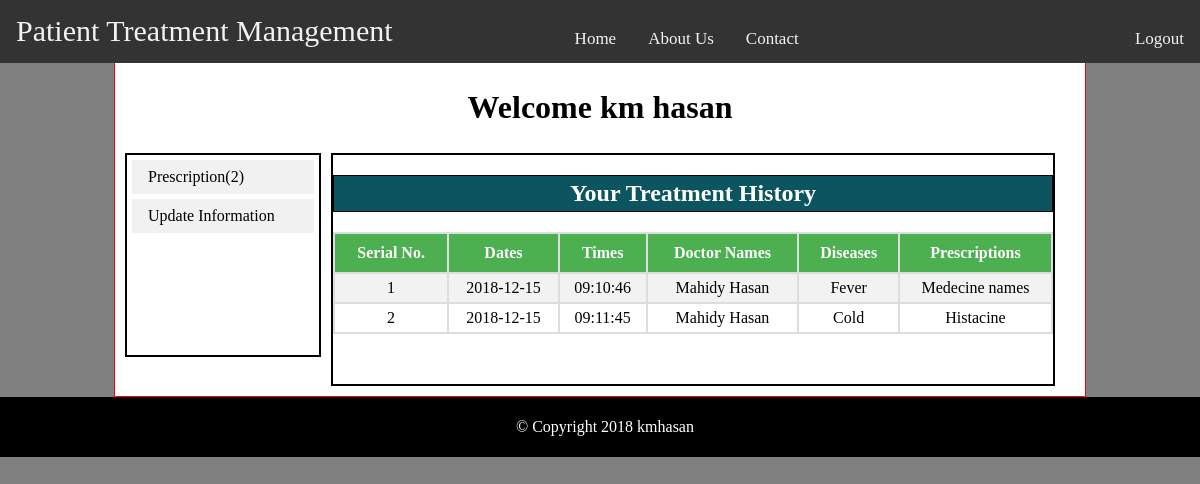
Page /patient.php (signed in) on the committed database.
### tables this page shows
CREATE TABLE `patients` (
  `patient_id` int(11) NOT NULL,
  `first_name` varchar(20) NOT NULL,
  `last_name` varchar(20) NOT NULL,
  `gender` varchar(10) NOT NULL,
  `blood_group` varchar(10) NOT NULL,
  `age` int(10) NOT NULL,
  `phone_no` varchar(15) NOT NULL,
  `email` varchar(20) NOT NULL,
  `password` varchar(10) NOT NULL,
  `address` varchar(100) NOT NULL
);

CREATE TABLE `treatments` (
  `id` int(11) NOT NULL,
  `doctor_id` int(11) NOT NULL,
  `patient_id` int(11) NOT NULL,
  `_date` varchar(20) NOT NULL,
  `time` varchar(20) NOT NULL,
  `title` varchar(50) NOT NULL,
  `description` varchar(100) NOT NULL
);

CREATE TABLE `doctors` (
  `doctor_id` int(11) NOT NULL,
  `first_name` varchar(20) NOT NULL,
  `last_name` varchar(20) NOT NULL,
  `gender` varchar(10) NOT NULL,
  `phone_no` varchar(15) NOT NULL,
  `email` varchar(20) NOT NULL,
  `password` varchar(10) NOT NULL
);

### patient.php (the view, shortened to what this page needs)
<!DOCTYPE html>
<html lang="en">
<head>
    <link rel="stylesheet" href="style.css">
    <?php
    include("connection.php");
    $patient_id=$_SESSION["patient_id"];
    ?>
</head>
<body>
<div class="navbar">
    <a class="header"  href="index.php">Patient Treatment Management</a>
    <a class="menu" href="#home">Home</a>
    <a class="menu" href="#news">About Us</a>
    <a class="menu" href="#contact">Contact</a>
    <a class="menu1" href="login.php">Logout</a>
</div>
<div class="main-body">
    <?php
    $query ="SELECT * FROM patients where patient_id='$patient_id'";
    $data = mysqli_query($conn,$query);
    $result = mysqli_fetch_assoc($data);
    $fname=$result['first_name'];
    $lname=$result['last_name'];
    ?>
    <h1 style="text-align: center;"><?php echo "Welcome ".$fname." ". $lname;?></h1>
    <div class="div0">
        <div class="div1">
            <?php
            $query4 ="SELECT * FROM treatments where patient_id='$patient_id'";
            $data4 = mysqli_query($conn,$query4);
            $total4=mysqli_num_rows($data4);
            $count=0;
            ?>
            <ul>
                <li><a href="patient.php">Prescription(<?php echo $total4; ?>)</a></li>
                <li><a href="patientupdate.php">Update Information</a></li>
            </ul>
        </div>
        <div class="div2">
            <h2 style="text-align: center;color: white; border: 1px solid black;padding: 4px;background-color: #0c5460;">Your Treatment History</h2>
            <table id="customers">
                <tr>
                    <th>Serial No.</th>
                    <th>Dates</th>
                    <th>Times</th>
                    <th>Doctor Names</th>
                    <th>Diseases</th>
                    <th>Prescriptions</th>
                </tr>
                <?php
                while ( $result4 = mysqli_fetch_assoc($data4)){
                    $count++;
                    ?>
                    <tr>
                        <td><?php echo $count?></td>
                        <td><?php echo $result4['_date']?></td>
                        <td><?php echo $result4['time']?></td>
                        <?php
                        $doc_id=$result4['doctor_id'];
                        $query5 ="SELECT * FROM doctors where doctor_id='$doc_id'";
                        $data5 = mysqli_query($conn,$query5);
                        $result5 = mysqli_fetch_assoc($data5);
                        ?>
                        <td><?php echo $result5['first_name']." ".$result5['last_name']?></td>
                        <td><?php echo $result4['title']?></td>
                        <td><?php echo $result4['description']?></td>
                    </tr>
                    <?php
                }
                ?>
            </table>
        </div>
    </div>
</div>
<div class="footer">
    <p><footer>&copy; Copyright 2018 kmhasan</footer></p>
</div>
</body>
</html>

### style.css (style rules this page uses)
body { width: 100%; margin: auto; height: auto; background: gray; //border: 1px solid black; }
.navbar { //overflow: hidden; background-color: #333; position: fixed; top: 0; width: 100%; }
.header { float:left; display: block; color: #f2f2f2; text-align: center; padding: 14px 16px; text-decoration: none; font-size: 30px; margin-right: 150px; }
.menu { float:left; display: block; color: #f2f2f2; text-align: center; margin-top: 15px; padding:14px 16px; text-decoration: none; font-size: 17px; //border-right: 1px solid white; }
.menu1 { float:right; display: block; color: #f2f2f2; text-align: center; padding: 14px 16px; text-decoration: none; font-size: 17px; margin-top: 15px; }
.main-body { overflow: hidden; margin: auto; margin-top:62px; background: white; width: 80%; height: auto; border: 1px solid red; padding: 5px; }
.footer { margin: auto; overflow: hidden; width: 100%; background-color: black; color: white; text-align: center; padding: 5px; }

### patient.php (style rules this page uses)
.div0 { display: flex; }
.div1 { border: 2px solid black; width: 20%; height: 200px; margin: 5px; }
.div2 { border: 2px solid black; width: 75%; margin: 5px; }
ul { list-style-type: none; margin: 0; padding: 0; width: 100%; }
li a { display: block; color: #000; padding: 8px 16px; text-decoration: none; background-color: #f1f1f1; margin:5px; }
#customers { //font-family: "Trebuchet MS", Arial, Helvetica, sans-serif; border-collapse: collapse; width: 100%; margin: 0px; margin-bottom: 50px; }
#customers td, #customers th { border: 2px solid #ddd; padding: 5px; text-align: center; }
#customers tr:nth-child(even) { background-color: #f2f2f2; }
#customers th { padding: 10px; background-color: #4CAF50; color: white; }

### rows in the picture
patients: first_name "km", last_name "hasan"
treatments: _date "2018-12-15", time "09:10:46", doctor.first_name "Mahidy", doctor.last_name "Hasan", title "Fever", description "Medecine names"
treatments: _date "2018-12-15", time "09:11:45", doctor.first_name "Mahidy", doctor.last_name "Hasan", title "Cold", description "Histacine"

### other values in the picture
$total4 "2"
